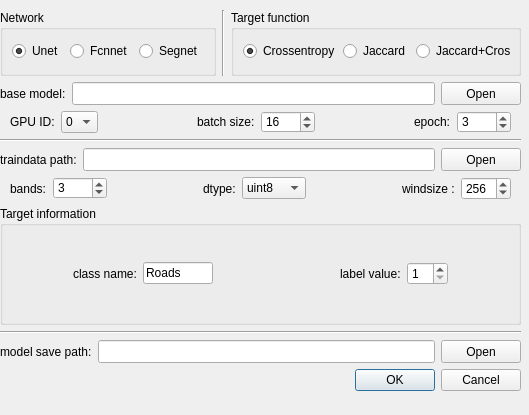
<?xml version="1.0" encoding="UTF-8"?>
<ui version="4.0">
 <class>Dialog</class>
 <widget class="QDialog" name="Dialog">
  <property name="geometry">
   <rect>
    <x>0</x>
    <y>0</y>
    <width>529</width>
    <height>415</height>
   </rect>
  </property>
  <property name="windowTitle">
   <string>Dialog</string>
  </property>
  <widget class="QWidget" name="layoutWidget">
   <property name="geometry">
    <rect>
     <x>0</x>
     <y>10</y>
     <width>521</width>
     <height>381</height>
    </rect>
   </property>
   <layout class="QVBoxLayout" name="verticalLayout_3">
    <item>
     <layout class="QVBoxLayout" name="verticalLayout_2">
      <item>
       <layout class="QHBoxLayout" name="horizontalLayout_7">
        <item>
         <widget class="QGroupBox" name="groupBox_network">
          <property name="minimumSize">
           <size>
            <width>0</width>
            <height>63</height>
           </size>
          </property>
          <property name="maximumSize">
           <size>
            <width>16777215</width>
            <height>66</height>
           </size>
          </property>
          <property name="title">
           <string>Network</string>
          </property>
          <layout class="QHBoxLayout" name="horizontalLayout_10">
           <item>
            <widget class="QRadioButton" name="radioButton_unet">
             <property name="text">
              <string>Unet</string>
             </property>
             <property name="checked">
              <bool>true</bool>
             </property>
            </widget>
           </item>
           <item>
            <widget class="QRadioButton" name="radioButton_fcnnet">
             <property name="text">
              <string>Fcnnet</string>
             </property>
            </widget>
           </item>
           <item>
            <widget class="QRadioButton" name="radioButton_segnet">
             <property name="text">
              <string>Segnet</string>
             </property>
            </widget>
           </item>
          </layout>
         </widget>
        </item>
        <item>
         <spacer name="horizontalSpacer">
          <property name="orientation">
           <enum>Qt::Horizontal</enum>
          </property>
          <property name="sizeHint" stdset="0">
           <size>
            <width>40</width>
            <height>20</height>
           </size>
          </property>
         </spacer>
        </item>
        <item>
         <widget class="Line" name="line_3">
          <property name="orientation">
           <enum>Qt::Vertical</enum>
          </property>
         </widget>
        </item>
        <item>
         <widget class="QGroupBox" name="groupBox_network_3">
          <property name="minimumSize">
           <size>
            <width>0</width>
            <height>63</height>
           </size>
          </property>
          <property name="maximumSize">
           <size>
            <width>16777215</width>
            <height>66</height>
           </size>
          </property>
          <property name="title">
           <string>Target function</string>
          </property>
          <layout class="QHBoxLayout" name="horizontalLayout_15">
           <item>
            <widget class="QRadioButton" name="radioButton_cross_entropy">
             <property name="text">
              <string>Crossentropy</string>
             </property>
             <property name="checked">
              <bool>true</bool>
             </property>
            </widget>
           </item>
           <item>
            <widget class="QRadioButton" name="radioButton_jaccard">
             <property name="text">
              <string>Jaccard</string>
             </property>
            </widget>
           </item>
           <item>
            <widget class="QRadioButton" name="radioButton_jaccard_crossentropy">
             <property name="text">
              <string>Jaccard+Cross</string>
             </property>
            </widget>
           </item>
          </layout>
         </widget>
        </item>
       </layout>
      </item>
      <item>
       <layout class="QHBoxLayout" name="horizontalLayout_6">
        <item>
         <widget class="QLabel" name="label_4">
          <property name="minimumSize">
           <size>
            <width>55</width>
            <height>23</height>
           </size>
          </property>
          <property name="text">
           <string>base model:</string>
          </property>
         </widget>
        </item>
        <item>
         <widget class="QLineEdit" name="lineEdit_basemodel">
          <property name="minimumSize">
           <size>
            <width>201</width>
            <height>23</height>
           </size>
          </property>
         </widget>
        </item>
        <item>
         <widget class="QPushButton" name="pushButton_basemodel">
          <property name="minimumSize">
           <size>
            <width>0</width>
            <height>23</height>
           </size>
          </property>
          <property name="text">
           <string>Open</string>
          </property>
         </widget>
        </item>
       </layout>
      </item>
      <item>
       <layout class="QHBoxLayout" name="horizontalLayout_5">
        <property name="leftMargin">
         <number>10</number>
        </property>
        <property name="rightMargin">
         <number>10</number>
        </property>
        <item>
         <widget class="QLabel" name="label_10">
          <property name="text">
           <string>GPU ID:</string>
          </property>
         </widget>
        </item>
        <item>
         <widget class="QComboBox" name="comboBox_gupid">
          <item>
           <property name="text">
            <string>0</string>
           </property>
          </item>
          <item>
           <property name="text">
            <string>1</string>
           </property>
          </item>
          <item>
           <property name="text">
            <string>2</string>
           </property>
          </item>
          <item>
           <property name="text">
            <string>3</string>
           </property>
          </item>
          <item>
           <property name="text">
            <string>4</string>
           </property>
          </item>
          <item>
           <property name="text">
            <string>5</string>
           </property>
          </item>
         </widget>
        </item>
        <item>
         <spacer name="horizontalSpacer_6">
          <property name="orientation">
           <enum>Qt::Horizontal</enum>
          </property>
          <property name="sizeHint" stdset="0">
           <size>
            <width>40</width>
            <height>20</height>
           </size>
          </property>
         </spacer>
        </item>
        <item>
         <widget class="QLabel" name="label_5">
          <property name="text">
           <string>batch size:</string>
          </property>
         </widget>
        </item>
        <item>
         <widget class="QSpinBox" name="spinBox_BS">
          <property name="sizePolicy">
           <sizepolicy hsizetype="Preferred" vsizetype="Preferred">
            <horstretch>0</horstretch>
            <verstretch>0</verstretch>
           </sizepolicy>
          </property>
          <property name="minimumSize">
           <size>
            <width>47</width>
            <height>22</height>
           </size>
          </property>
          <property name="maximumSize">
           <size>
            <width>16777215</width>
            <height>22</height>
           </size>
          </property>
          <property name="minimum">
           <number>1</number>
          </property>
          <property name="maximum">
           <number>1000</number>
          </property>
          <property name="value">
           <number>16</number>
          </property>
         </widget>
        </item>
        <item>
         <spacer name="horizontalSpacer_5">
          <property name="orientation">
           <enum>Qt::Horizontal</enum>
          </property>
          <property name="sizeHint" stdset="0">
           <size>
            <width>40</width>
            <height>20</height>
           </size>
          </property>
         </spacer>
        </item>
        <item>
         <widget class="QLabel" name="label_7">
          <property name="text">
           <string>epoch:</string>
          </property>
         </widget>
        </item>
        <item>
         <widget class="QSpinBox" name="spinBox_epoch">
          <property name="sizePolicy">
           <sizepolicy hsizetype="Preferred" vsizetype="Preferred">
            <horstretch>0</horstretch>
            <verstretch>0</verstretch>
           </sizepolicy>
          </property>
          <property name="minimumSize">
           <size>
            <width>47</width>
            <height>22</height>
           </size>
          </property>
          <property name="maximumSize">
           <size>
            <width>16777215</width>
            <height>22</height>
           </size>
          </property>
          <property name="minimum">
           <number>1</number>
          </property>
          <property name="maximum">
           <number>1000</number>
          </property>
          <property name="value">
           <number>3</number>
          </property>
         </widget>
        </item>
       </layout>
      </item>
      <item>
       <widget class="Line" name="line">
        <property name="orientation">
         <enum>Qt::Horizontal</enum>
        </property>
       </widget>
      </item>
      <item>
       <layout class="QHBoxLayout" name="horizontalLayout">
        <item>
         <widget class="QLabel" name="label">
          <property name="minimumSize">
           <size>
            <width>55</width>
            <height>23</height>
           </size>
          </property>
          <property name="text">
           <string>traindata path:</string>
          </property>
         </widget>
        </item>
        <item>
         <widget class="QLineEdit" name="lineEdit_traindata_path">
          <property name="minimumSize">
           <size>
            <width>201</width>
            <height>23</height>
           </size>
          </property>
         </widget>
        </item>
        <item>
         <widget class="QPushButton" name="pushButton_trainpath">
          <property name="minimumSize">
           <size>
            <width>0</width>
            <height>23</height>
           </size>
          </property>
          <property name="text">
           <string>Open</string>
          </property>
         </widget>
        </item>
       </layout>
      </item>
      <item>
       <layout class="QHBoxLayout" name="horizontalLayout_4">
        <property name="leftMargin">
         <number>10</number>
        </property>
        <property name="rightMargin">
         <number>10</number>
        </property>
        <item>
         <widget class="QLabel" name="label_8">
          <property name="text">
           <string>bands:</string>
          </property>
         </widget>
        </item>
        <item>
         <widget class="QSpinBox" name="spinBox_bands">
          <property name="sizePolicy">
           <sizepolicy hsizetype="Preferred" vsizetype="Preferred">
            <horstretch>0</horstretch>
            <verstretch>0</verstretch>
           </sizepolicy>
          </property>
          <property name="minimumSize">
           <size>
            <width>47</width>
            <height>22</height>
           </size>
          </property>
          <property name="maximumSize">
           <size>
            <width>16777215</width>
            <height>22</height>
           </size>
          </property>
          <property name="minimum">
           <number>1</number>
          </property>
          <property name="maximum">
           <number>1000</number>
          </property>
          <property name="value">
           <number>3</number>
          </property>
         </widget>
        </item>
        <item>
         <spacer name="horizontalSpacer_3">
          <property name="orientation">
           <enum>Qt::Horizontal</enum>
          </property>
          <property name="sizeHint" stdset="0">
           <size>
            <width>40</width>
            <height>20</height>
           </size>
          </property>
         </spacer>
        </item>
        <item>
         <widget class="QLabel" name="label_9">
          <property name="text">
           <string>dtype:</string>
          </property>
         </widget>
        </item>
        <item>
         <widget class="QComboBox" name="comboBox_dtype">
          <item>
           <property name="text">
            <string>uint8</string>
           </property>
          </item>
          <item>
           <property name="text">
            <string>uint10</string>
           </property>
          </item>
          <item>
           <property name="text">
            <string>uint16</string>
           </property>
          </item>
          <item>
           <property name="text">
            <string>float</string>
           </property>
          </item>
         </widget>
        </item>
        <item>
         <spacer name="horizontalSpacer_4">
          <property name="orientation">
           <enum>Qt::Horizontal</enum>
          </property>
          <property name="sizeHint" stdset="0">
           <size>
            <width>40</width>
            <height>20</height>
           </size>
          </property>
         </spacer>
        </item>
        <item>
         <widget class="QLabel" name="label_3">
          <property name="minimumSize">
           <size>
            <width>33</width>
            <height>0</height>
           </size>
          </property>
          <property name="text">
           <string>windsize :</string>
          </property>
         </widget>
        </item>
        <item>
         <widget class="QSpinBox" name="spinBox_windsize">
          <property name="sizePolicy">
           <sizepolicy hsizetype="Preferred" vsizetype="Preferred">
            <horstretch>0</horstretch>
            <verstretch>23</verstretch>
           </sizepolicy>
          </property>
          <property name="minimumSize">
           <size>
            <width>50</width>
            <height>0</height>
           </size>
          </property>
          <property name="maximumSize">
           <size>
            <width>50</width>
            <height>23</height>
           </size>
          </property>
          <property name="maximum">
           <number>1000</number>
          </property>
          <property name="singleStep">
           <number>2</number>
          </property>
          <property name="value">
           <number>256</number>
          </property>
         </widget>
        </item>
       </layout>
      </item>
      <item>
       <widget class="QGroupBox" name="groupBox">
        <property name="title">
         <string>Target information</string>
        </property>
        <layout class="QVBoxLayout" name="verticalLayout">
         <item>
          <layout class="QHBoxLayout" name="horizontalLayout_3">
           <item>
            <spacer name="horizontalSpacer_8">
             <property name="orientation">
              <enum>Qt::Horizontal</enum>
             </property>
             <property name="sizeHint" stdset="0">
              <size>
               <width>40</width>
               <height>20</height>
              </size>
             </property>
            </spacer>
           </item>
           <item>
            <widget class="QLabel" name="label_21">
             <property name="text">
              <string>class name:</string>
             </property>
            </widget>
           </item>
           <item>
            <widget class="QLineEdit" name="lineEdit_class_name">
             <property name="maximumSize">
              <size>
               <width>70</width>
               <height>16777215</height>
              </size>
             </property>
             <property name="text">
              <string>Roads</string>
             </property>
            </widget>
           </item>
           <item>
            <spacer name="horizontalSpacer_7">
             <property name="orientation">
              <enum>Qt::Horizontal</enum>
             </property>
             <property name="sizeHint" stdset="0">
              <size>
               <width>40</width>
               <height>20</height>
              </size>
             </property>
            </spacer>
           </item>
           <item>
            <spacer name="horizontalSpacer_2">
             <property name="orientation">
              <enum>Qt::Horizontal</enum>
             </property>
             <property name="sizeHint" stdset="0">
              <size>
               <width>40</width>
               <height>20</height>
              </size>
             </property>
            </spacer>
           </item>
           <item>
            <widget class="QLabel" name="label_19">
             <property name="text">
              <string>label value:</string>
             </property>
            </widget>
           </item>
           <item>
            <widget class="QSpinBox" name="spinBox_label_value">
             <property name="minimum">
              <number>1</number>
             </property>
             <property name="value">
              <number>1</number>
             </property>
            </widget>
           </item>
           <item>
            <spacer name="horizontalSpacer_12">
             <property name="orientation">
              <enum>Qt::Horizontal</enum>
             </property>
             <property name="sizeHint" stdset="0">
              <size>
               <width>40</width>
               <height>20</height>
              </size>
             </property>
            </spacer>
           </item>
          </layout>
         </item>
        </layout>
       </widget>
      </item>
      <item>
       <widget class="Line" name="line_2">
        <property name="orientation">
         <enum>Qt::Horizontal</enum>
        </property>
       </widget>
      </item>
      <item>
       <layout class="QHBoxLayout" name="horizontalLayout_2">
        <item>
         <widget class="QLabel" name="label_6">
          <property name="minimumSize">
           <size>
            <width>55</width>
            <height>23</height>
           </size>
          </property>
          <property name="text">
           <string>model save path:</string>
          </property>
         </widget>
        </item>
        <item>
         <widget class="QLineEdit" name="lineEdit_savemodel">
          <property name="minimumSize">
           <size>
            <width>201</width>
            <height>23</height>
           </size>
          </property>
         </widget>
        </item>
        <item>
         <widget class="QPushButton" name="pushButton_savemodel">
          <property name="minimumSize">
           <size>
            <width>0</width>
            <height>23</height>
           </size>
          </property>
          <property name="text">
           <string>Open</string>
          </property>
         </widget>
        </item>
       </layout>
      </item>
     </layout>
    </item>
    <item>
     <widget class="QDialogButtonBox" name="buttonBox">
      <property name="orientation">
       <enum>Qt::Horizontal</enum>
      </property>
      <property name="standardButtons">
       <set>QDialogButtonBox::Cancel|QDialogButtonBox::Ok</set>
      </property>
     </widget>
    </item>
   </layout>
  </widget>
 </widget>
 <resources/>
 <connections/>
</ui>
